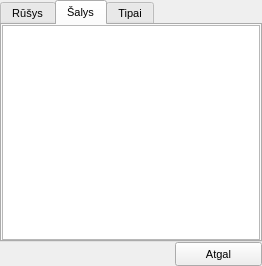
<?xml version="1.0" encoding="UTF-8"?>
<ui version="4.0">
 <class>BeerTabs</class>
 <widget class="QWidget" name="BeerTabs">
  <property name="geometry">
   <rect>
    <x>0</x>
    <y>0</y>
    <width>262</width>
    <height>266</height>
   </rect>
  </property>
  <property name="sizePolicy">
   <sizepolicy hsizetype="Expanding" vsizetype="Expanding">
    <horstretch>0</horstretch>
    <verstretch>0</verstretch>
   </sizepolicy>
  </property>
  <property name="windowTitle">
   <string>Alaus tipai</string>
  </property>
  <property name="windowIcon">
   <iconset resource="Images.qrc">
    <normaloff>:/images/bok_title.png</normaloff>:/images/bok_title.png</iconset>
  </property>
  <layout class="QVBoxLayout" name="verticalLayout_5">
   <property name="spacing">
    <number>0</number>
   </property>
   <property name="margin">
    <number>0</number>
   </property>
   <item>
    <layout class="QVBoxLayout" name="verticalLayout" stretch="10,1">
     <item>
      <widget class="QTabWidget" name="tabWidget">
       <property name="sizePolicy">
        <sizepolicy hsizetype="Expanding" vsizetype="Expanding">
         <horstretch>0</horstretch>
         <verstretch>9</verstretch>
        </sizepolicy>
       </property>
       <property name="font">
        <font>
         <pointsize>8</pointsize>
        </font>
       </property>
       <property name="styleSheet">
        <string notr="true"/>
       </property>
       <property name="tabPosition">
        <enum>QTabWidget::North</enum>
       </property>
       <property name="tabShape">
        <enum>QTabWidget::Rounded</enum>
       </property>
       <property name="currentIndex">
        <number>1</number>
       </property>
       <property name="iconSize">
        <size>
         <width>32</width>
         <height>32</height>
        </size>
       </property>
       <property name="elideMode">
        <enum>Qt::ElideNone</enum>
       </property>
       <property name="usesScrollButtons">
        <bool>false</bool>
       </property>
       <widget class="QWidget" name="tabBeers">
        <property name="sizePolicy">
         <sizepolicy hsizetype="Expanding" vsizetype="Expanding">
          <horstretch>0</horstretch>
          <verstretch>0</verstretch>
         </sizepolicy>
        </property>
        <attribute name="title">
         <string>Rūšys</string>
        </attribute>
        <layout class="QVBoxLayout" name="verticalLayout_2">
         <property name="spacing">
          <number>0</number>
         </property>
         <property name="margin">
          <number>0</number>
         </property>
         <item>
          <widget class="QListView" name="beerListView">
           <property name="palette">
            <palette>
             <active>
              <colorrole role="Text">
               <brush brushstyle="SolidPattern">
                <color alpha="255">
                 <red>255</red>
                 <green>255</green>
                 <blue>255</blue>
                </color>
               </brush>
              </colorrole>
              <colorrole role="ButtonText">
               <brush brushstyle="SolidPattern">
                <color alpha="255">
                 <red>255</red>
                 <green>255</green>
                 <blue>255</blue>
                </color>
               </brush>
              </colorrole>
             </active>
             <inactive>
              <colorrole role="Text">
               <brush brushstyle="SolidPattern">
                <color alpha="255">
                 <red>255</red>
                 <green>255</green>
                 <blue>255</blue>
                </color>
               </brush>
              </colorrole>
              <colorrole role="ButtonText">
               <brush brushstyle="SolidPattern">
                <color alpha="255">
                 <red>255</red>
                 <green>255</green>
                 <blue>255</blue>
                </color>
               </brush>
              </colorrole>
             </inactive>
             <disabled>
              <colorrole role="Text">
               <brush brushstyle="SolidPattern">
                <color alpha="255">
                 <red>106</red>
                 <green>104</green>
                 <blue>100</blue>
                </color>
               </brush>
              </colorrole>
              <colorrole role="ButtonText">
               <brush brushstyle="SolidPattern">
                <color alpha="255">
                 <red>106</red>
                 <green>104</green>
                 <blue>100</blue>
                </color>
               </brush>
              </colorrole>
             </disabled>
            </palette>
           </property>
           <property name="horizontalScrollBarPolicy">
            <enum>Qt::ScrollBarAlwaysOff</enum>
           </property>
           <property name="verticalScrollMode">
            <enum>QAbstractItemView::ScrollPerPixel</enum>
           </property>
          </widget>
         </item>
        </layout>
       </widget>
       <widget class="QWidget" name="tabCountries">
        <attribute name="title">
         <string>Šalys</string>
        </attribute>
        <layout class="QVBoxLayout" name="verticalLayout_3">
         <property name="spacing">
          <number>0</number>
         </property>
         <property name="margin">
          <number>0</number>
         </property>
         <item>
          <widget class="QListView" name="countryListView">
           <property name="sizePolicy">
            <sizepolicy hsizetype="Expanding" vsizetype="MinimumExpanding">
             <horstretch>0</horstretch>
             <verstretch>0</verstretch>
            </sizepolicy>
           </property>
           <property name="palette">
            <palette>
             <active>
              <colorrole role="Text">
               <brush brushstyle="SolidPattern">
                <color alpha="255">
                 <red>255</red>
                 <green>255</green>
                 <blue>255</blue>
                </color>
               </brush>
              </colorrole>
              <colorrole role="ButtonText">
               <brush brushstyle="SolidPattern">
                <color alpha="255">
                 <red>255</red>
                 <green>255</green>
                 <blue>255</blue>
                </color>
               </brush>
              </colorrole>
             </active>
             <inactive>
              <colorrole role="Text">
               <brush brushstyle="SolidPattern">
                <color alpha="255">
                 <red>255</red>
                 <green>255</green>
                 <blue>255</blue>
                </color>
               </brush>
              </colorrole>
              <colorrole role="ButtonText">
               <brush brushstyle="SolidPattern">
                <color alpha="255">
                 <red>255</red>
                 <green>255</green>
                 <blue>255</blue>
                </color>
               </brush>
              </colorrole>
             </inactive>
             <disabled>
              <colorrole role="Text">
               <brush brushstyle="SolidPattern">
                <color alpha="255">
                 <red>106</red>
                 <green>104</green>
                 <blue>100</blue>
                </color>
               </brush>
              </colorrole>
              <colorrole role="ButtonText">
               <brush brushstyle="SolidPattern">
                <color alpha="255">
                 <red>106</red>
                 <green>104</green>
                 <blue>100</blue>
                </color>
               </brush>
              </colorrole>
             </disabled>
            </palette>
           </property>
           <property name="horizontalScrollBarPolicy">
            <enum>Qt::ScrollBarAlwaysOff</enum>
           </property>
           <property name="verticalScrollMode">
            <enum>QAbstractItemView::ScrollPerPixel</enum>
           </property>
          </widget>
         </item>
        </layout>
       </widget>
       <widget class="QWidget" name="tabTags">
        <attribute name="title">
         <string>Tipai</string>
        </attribute>
        <layout class="QVBoxLayout" name="verticalLayout_4">
         <property name="spacing">
          <number>0</number>
         </property>
         <property name="margin">
          <number>0</number>
         </property>
         <item>
          <widget class="QListView" name="tagListView">
           <property name="palette">
            <palette>
             <active>
              <colorrole role="Text">
               <brush brushstyle="SolidPattern">
                <color alpha="255">
                 <red>255</red>
                 <green>255</green>
                 <blue>255</blue>
                </color>
               </brush>
              </colorrole>
              <colorrole role="ButtonText">
               <brush brushstyle="SolidPattern">
                <color alpha="255">
                 <red>255</red>
                 <green>255</green>
                 <blue>255</blue>
                </color>
               </brush>
              </colorrole>
             </active>
             <inactive>
              <colorrole role="Text">
               <brush brushstyle="SolidPattern">
                <color alpha="255">
                 <red>255</red>
                 <green>255</green>
                 <blue>255</blue>
                </color>
               </brush>
              </colorrole>
              <colorrole role="ButtonText">
               <brush brushstyle="SolidPattern">
                <color alpha="255">
                 <red>255</red>
                 <green>255</green>
                 <blue>255</blue>
                </color>
               </brush>
              </colorrole>
             </inactive>
             <disabled>
              <colorrole role="Text">
               <brush brushstyle="SolidPattern">
                <color alpha="255">
                 <red>106</red>
                 <green>104</green>
                 <blue>100</blue>
                </color>
               </brush>
              </colorrole>
              <colorrole role="ButtonText">
               <brush brushstyle="SolidPattern">
                <color alpha="255">
                 <red>106</red>
                 <green>104</green>
                 <blue>100</blue>
                </color>
               </brush>
              </colorrole>
             </disabled>
            </palette>
           </property>
           <property name="horizontalScrollBarPolicy">
            <enum>Qt::ScrollBarAlwaysOff</enum>
           </property>
           <property name="verticalScrollMode">
            <enum>QAbstractItemView::ScrollPerPixel</enum>
           </property>
          </widget>
         </item>
        </layout>
       </widget>
      </widget>
     </item>
     <item>
      <layout class="QHBoxLayout" name="horizontalLayout" stretch="8,4">
       <item>
        <spacer name="horizontalSpacer">
         <property name="orientation">
          <enum>Qt::Horizontal</enum>
         </property>
         <property name="sizeHint" stdset="0">
          <size>
           <width>40</width>
           <height>20</height>
          </size>
         </property>
        </spacer>
       </item>
       <item>
        <widget class="QPushButton" name="btnClose">
         <property name="sizePolicy">
          <sizepolicy hsizetype="Minimum" vsizetype="Expanding">
           <horstretch>0</horstretch>
           <verstretch>0</verstretch>
          </sizepolicy>
         </property>
         <property name="minimumSize">
          <size>
           <width>0</width>
           <height>18</height>
          </size>
         </property>
         <property name="font">
          <font>
           <pointsize>8</pointsize>
          </font>
         </property>
         <property name="styleSheet">
          <string notr="true">#btnClose {
border-image:url(:/images/batonas.png);
}</string>
         </property>
         <property name="text">
          <string>Atgal</string>
         </property>
        </widget>
       </item>
      </layout>
     </item>
    </layout>
   </item>
  </layout>
 </widget>
 <resources>
  <include location="Images.qrc"/>
 </resources>
 <connections/>
</ui>
